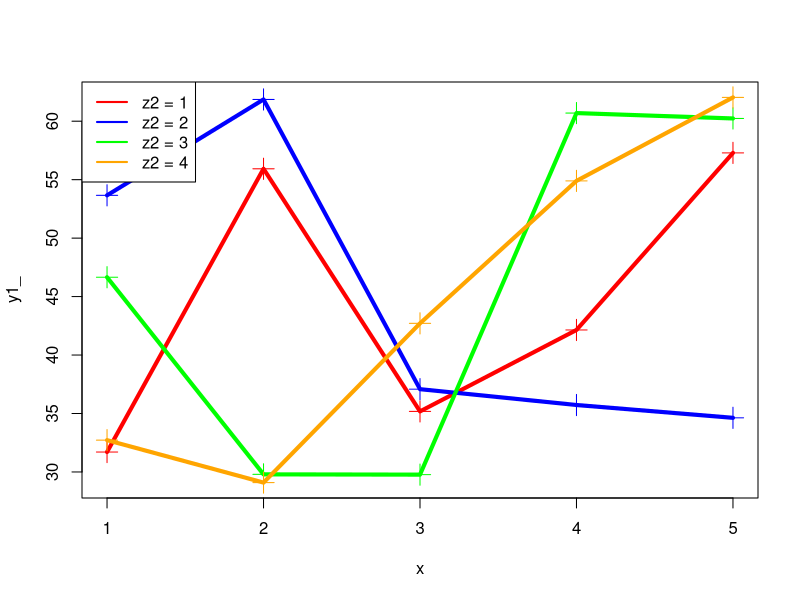
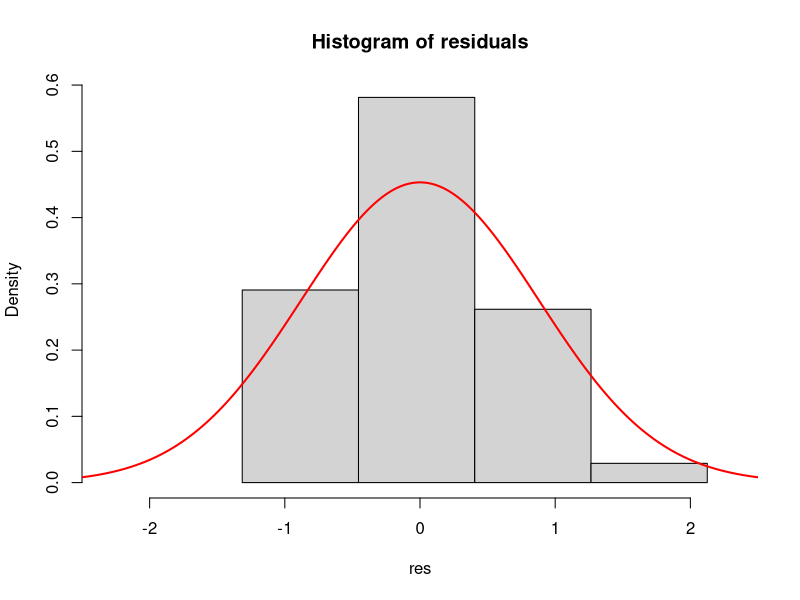
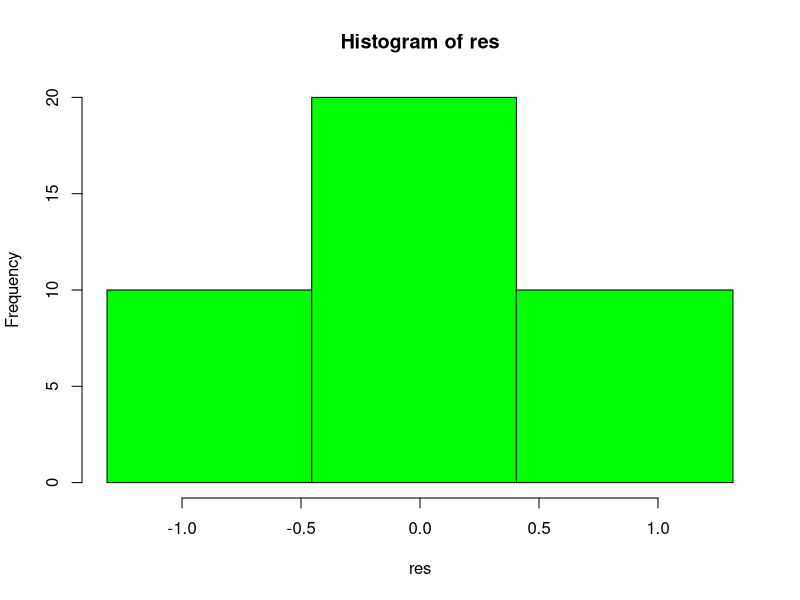

These charts were generated, in order, by the following R code:
#############################################################
#                   HOMEWORK 03 - ANOVA                     #
#                      VARIANT N° 16                        #
#############################################################


# Get input data

dataset <- read.delim(file = "data_v16_idz3_part2.txt", sep = "", dec = ".")
print("Input data: ")
data <- data.frame(Y = dataset["Y"], A = dataset["A"], B = dataset["B"])
print(data)

# factors: data$A; data$B
# value: data$Y

alpha1 <- 0.01
h <- 0.86


#                   ********** PROBLEM 02 - A *************

# formulate model of 2 factors for ANOVA

print("\n===========================================================")
print("Problem 02 - A: Formulate model of 2 factors for ANOVA")
print("=============================================================\n")

z1 <- data$A
z2 <- data$B
Y <- data$Y

q <- lm(Y ~ as.factor(z1) * as.factor(z2))
qs <- summary(q)
qc <- q$coefficients
print(qc)

print("variance: ")
varx <- sum(q$residuals^2) / (40-20)
print(varx)

print("std-dev: ")
stv <- sqrt(sum(q$residuals^2)/20)
print(stv)


#                   ********** PROBLEM 02 - B *************

# visual representation of additive influence between factors
# x_axis: z2; lines: z1; y_axis: mean for each group eta_ij

print("\n===========================================================")
print("Problem 02 - B: Visual representation of influence of factors")
print("=============================================================\n")

# calculate estimator

data <- data[order(data$B), ]
data <- data[order(data$A), ]
data$ow <- paste0(data$A, ":", data$B)
ow.lev <- levels(as.factor(data$ow))
n.lev <- length(ow.lev)

# matrix X with ones for each corresponding factor

n <- dim(data)[1]

# matrix of coefficients 1 belongs with factors
XM <- matrix(0, nrow = n.lev, ncol = n)
for(i in 1:n.lev){
    XM[i, (data$ow == ow.lev[i])] <- 1
}

# matrix of Y's real values/ observed
YM <- as.matrix(Y)

# model of linear regression: E(Y | (z1, z2)) = XT * eta
# original model: Y = XT * eta
# build estimator: eta_hat = (X * XT)^-1 * X * Y
S <- XM %*% t(XM)
S1 <- solve(S)
eta_hat <- S1 %*% XM %*% YM

## calculate the mean for each group nij

nij_hat <- NULL
nms <- NULL

for(i in unique(data$ow)){
    nij_hat <- c(nij_hat, mean(data$Y[data$ow == i]))
    nms <- c(nms, i)
}

names(nij_hat) <- nms

# result of means nij_hat
print("means for each factor nij_hat:")
print(nij_hat)

# plot the graphic of relationships between factors z1, z2 and Y_mean

# number of factor for each level
nl_z1 <- length(unique(z1))     # z1 = {1, 2, 3, 4, 5}
nl_z2 <- length(unique(z2))     # z2 = {1, 2, 3, 4}

###### Z1 IN X AXIS #####


# possible values for z1 (A)
x <- unique(z1)

# define lines for z2 (B)

# generate z2 = 1
y1_ <- NULL

for(i in unique(z1)){
    y1_ <- c(y1_, nij_hat[paste0(i, ":", 1)])
}

y1_ <- as.numeric(y1_)

# generate z2 = 2
y2_ <- NULL

for(i in unique(z1)){
    y2_ <- c(y2_, nij_hat[paste0(i, ":", 2)])
}

y2_ <- as.numeric(y2_)

# generate z2 = 3
y3_ <- NULL

for(i in unique(z1)){
    y3_ <- c(y3_, nij_hat[paste0(i, ":", 3)])
}

y3_ <- as.numeric(y3_)

# generate z2 = 4

y4_ <- NULL

for(i in unique(z1)){
    y4_ <- c(y4_, nij_hat[paste0(i, ":", 4)])
}

y4_ <- as.numeric(y4_)

# plot graphics

# for y1
plot(x, y1_, "l", col = "red", ylim = c(min(c(y1_, y2_, y3_, y4_)),
                                        max(c(y1_, y2_, y3_, y4_))), lwd = 4)
points(x, y1_, col = "red", pch = 3, cex = 2)

# for y2
points(x, y2_, "l", col = "blue", ylim = c(min(c(y1_, y2_, y3_, y4_)),
                                        max(c(y1_, y2_, y3_, y4_))), lwd = 4)
points(x, y2_, col = "blue", pch = 3, cex = 2)

# for y3
points(x, y3_, "l", col = "green", ylim = c(min(c(y1_, y2_, y3_, y4_)),
                                        max(c(y1_, y2_, y3_, y4_))), lwd = 4)
points(x, y3_, col = "green", pch = 3, cex = 2)

# for y4
points(x, y4_, "l", col = "orange", ylim = c(min(c(y1_, y2_, y3_, y4_)),
                                        max(c(y1_, y2_, y3_, y4_))), lwd = 4)
points(x, y4_, col = "orange", pch = 3, cex = 2)

legend("topleft", legend = c("z2 = 1", "z2 = 2", "z2 = 3", "z2 = 4"),
                col = c("red", "blue", "green", "orange"), lwd = 2)


#                   ********** PROBLEM 02 - C *************

print("\n===========================================================")
print("Problem 02 - C: Proof XI-2 of residuals")
print("=============================================================\n")

# make analysis of residuals
q <- lm(Y ~ as.factor(z1) * as.factor(z2))
qs <- summary(q)
qq <- anova(q)

# calculate the residuals
res <- q$residuals
# calculate the standard-deviation
s1 <- qs$sigma

# build the breaks
m1 <- min(res)
m2 <- max(res)
mm <- m2 - m1

brk <- m1 + h * (c(0:ceiling(mm / h)))

# plot the histogram of residuals
hh <- hist(res, breaks = brk, probability = TRUE,
                xlim = c(m1 - 1, m2 + 1),
                main = "Histogram of residuals")

# plot normal distribution of standard deviation
x3 <- (m1 - 5) + c(0:1000) * (m2 - m1 + 7) / 1000
y3 <- dnorm(x3, 0, s1)
points(x3, y3, "l", col = "red", lwd = 2, xlim = c(m1 - 0.5, m2 + 1))

# take the intervals with count >= 5

brk1 <- c(min(res), -0.455, 0.405, max(res))
hh1 <- hist(res, breaks = brk1, freq = TRUE, col = "green",
                xlim = c(min(res), max(res)))
nu <- hh1$counts

brk1[1] <- -Inf
l.b <- length(brk1)
brk1[l.b] <- Inf

print("Breaks: ")
print(brk1)
print("Frequency: ")
print(nu)

csq0 <- function(s){
    if(s>0){
        p <- pnorm(brk1[2:l.b], 0, s) - pnorm(brk1[1:l.b - 1], 0, s)
        return(sum((nu - n * p)^2 / n / p))
    }else{
        return(Inf)
    }
}

# compute parameter xi2
csq.s <- nlm(csq0, p = s1)$minimum
k <- length(brk1) - 1

# for hypothesis proof: Xi2_k-1-d, where d = 1
print("--- Parameters Xi-2 manually ---")

# best level of significance pv
pv <- pchisq(csq.s, df = k - 2, lower.tail = FALSE)
print(paste("p-value = ", pv))

xal <- qchisq(p = 1 - alpha1, df = k - 2)
print(paste("critical value x_alpha = ", xal))
print(paste("Xi-2 = ", csq.s))

#function phi for Xi-2 criteria
# phi(x) = { 0, if Xi2 <= x_al
#            1, if Xi2 > x_al
phi_xi <- as.numeric(csq.s > xal)

if(phi_xi == 0){
    print(paste(phi_xi, " ===> Acept H0, because ", csq.s, " <= ", xal))
}else{
    print(paste(phi_xi, " ===> Reject H0, because ", csq.s, " > ", xal))
}


#                   ********** PROBLEM 02 - D *************

print("\n===========================================================")
print("Problem 02 - D: Proof of simple hypothesis with Xi2 criterion")
print("=============================================================\n")

q <- lm(Y ~ as.factor(z1) * as.factor(z2), data = data)
qa <- anova(q)
res <- q$residuals
SSE <- sum(res^2)
rdf <- n - length(q$coefficients)   # 40 -5 x 4 = 20

# main model: y_hat = mu + alpha_1i + alpha_2j + alpha_12

# linear model for H(12): alpha_12 = 0
q12 <- lm(Y ~ as.factor(z1) + as.factor(z2), data = data)
# linear model for H(1): alpha_1i = 0, alpha_12 = 0
q1 <- lm(Y ~ as.factor(z2), data = data)
# linear model for H(2): alpha_2j = 0, alpha_12 = 0
q2 <- lm(Y ~ as.factor(z1), data = data)
# linear model for H(a): alpha_1i = 0, alpha_2j = 0, alpha_12 = 0
q0 <- lm(Y ~ 1, data = data)

# test of H(12)
q12a <- anova(q12, q)
nms <- names(q12a)
a.o.v <- matrix(unlist(q12a), nrow = 2, ncol = 6)[2, 3:6]
names(a.o.v) <- nms[3:6]
xal <- qf(1 - alpha1, a.o.v[1], rdf)
a.o.v <- c("H_(12)", a.o.v, xal)
AOV_H12 <- as.data.frame(t(a.o.v))
names(AOV_H12) <- c("H", nms[3:6], "x_alpha")
print("proof of H(12): ")
print(AOV_H12)

# test H(1)
q1a <- anova(q1, q)
a.o.v1 <- matrix(unlist(q1a), nrow = 2, ncol = 6)[2, 3:6]
names(a.o.v1) <- nms[3:6]
xal2 <- qf(1 - alpha1, a.o.v1[1], rdf)
a.o.v1 <- c("H_(1)", a.o.v1, xal2)
AOV_H1 <- as.data.frame(t(a.o.v1))
names(AOV_H1) <- c("H", nms[3:6], "x_alpha")
print("proof of H(1): ")
print(AOV_H1)

# test H(2)
q2a <- anova(q2, q)
a.o.v2 <- matrix(unlist(q2a), nrow = 2, ncol = 6)[2, 3:6]
names(a.o.v2) <- nms[3:6]
xal3 <- qf(1 - alpha1, a.o.v2[1], rdf)
a.o.v2 <- c("H_(2)", a.o.v2, xal3)
AOV_H2 <- as.data.frame(t(a.o.v2))
names(AOV_H2) <- c("H", nms[3:6], "x_alpha")
print("proof of H(2): ")
print(AOV_H2)

# test H(120) of no influence of factor 1 and factor 2
q0a <- anova(q0, q)
a.o.v3 <- matrix(unlist(q0a), nrow = 2, ncol = 6)[2, 3:6]
names(a.o.v3) <- nms[3:6]
xal4 <- qf(1 - alpha1, a.o.v3[1], rdf)
a.o.v3 <- c("H_(120)", a.o.v3, xal4)
AOV_H120 <- as.data.frame(t(a.o.v3))
names(AOV_H120) <- c("H", nms[3:6], "x_alpha")
print("proof of H(120): ")
print(AOV_H120)


#                   ********** PROBLEM 02 - E *************

print("\n===========================================================")
print("Problem 02 - E: Select the best model using AIC and BIC")
print("=============================================================\n")

# table of AIC

print("Criteria AIC")
print(paste("y ~ A * B ==> AIC = ", AIC(q)))
print(paste("y ~ A + B ==> AIC = ", AIC(q12)))
print(paste("y ~ B ==> AIC = ", AIC(q1)))
print(paste("y ~ A ==> AIC = ", AIC(q2)))
print(paste("y ~ 1 ==> AIC = ", AIC(q0)))

# table of BIC

print("Criteria BIC")
print(paste("y ~ A * B ==> BIC = ", BIC(q)))
print(paste("y ~ A + B ==> BIC = ", BIC(q12)))
print(paste("y ~ B ==> BIC = ", BIC(q1)))
print(paste("y ~ A ==> BIC = ", BIC(q2)))
print(paste("y ~ 1 ==> BIC = ", BIC(q0)))

